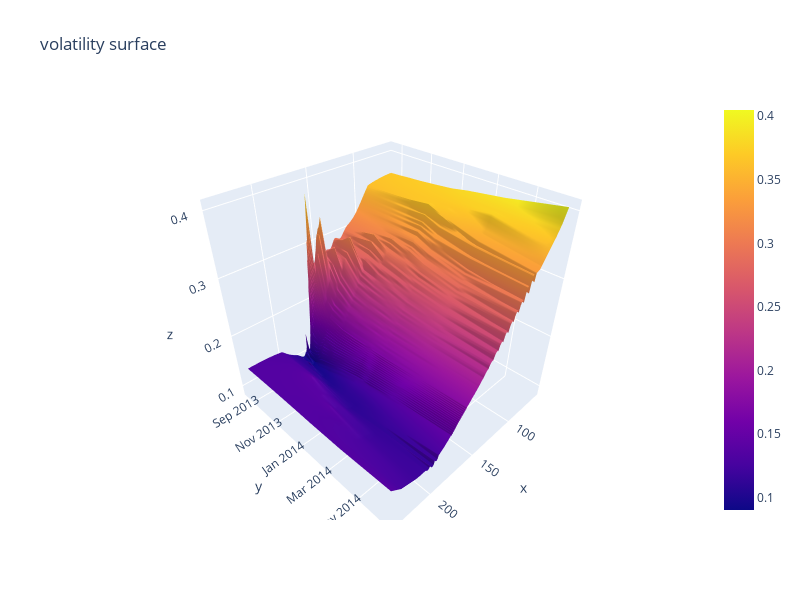

Notebook source saved alongside this figure:
### Code cell
df = read_data(index="SPY",date="20130814")
plot_vol_surface(df)

### Figure 1 — Plotly figure (JSON) as saved in the notebook; plotly's stock layout.template omitted (floating-point values rounded to 4 significant figures; data arrays with more than 128 entries replaced by an {"elided": "..."} marker saying what was removed)
{"data": [{"connectgaps": true, "type": "surface", "x": {"elided": "140 float values"}, "y": ["2013-08-17T00:00:00", "2013-08-23T00:00:00", "2013-09-06T00:00:00", "2013-09-21T00:00:00", "2013-10-19T00:00:00", "2013-11-16T00:00:00", "2013-12-21T00:00:00", "2014-01-18T00:00:00", "2014-03-22T00:00:00", "2014-06-21T00:00:00"], "z": {"elided": "10x140 float values"}}], "layout": {"autosize": true, "height": 600, "title": {"text": "volatility surface"}, "width": 800}}
